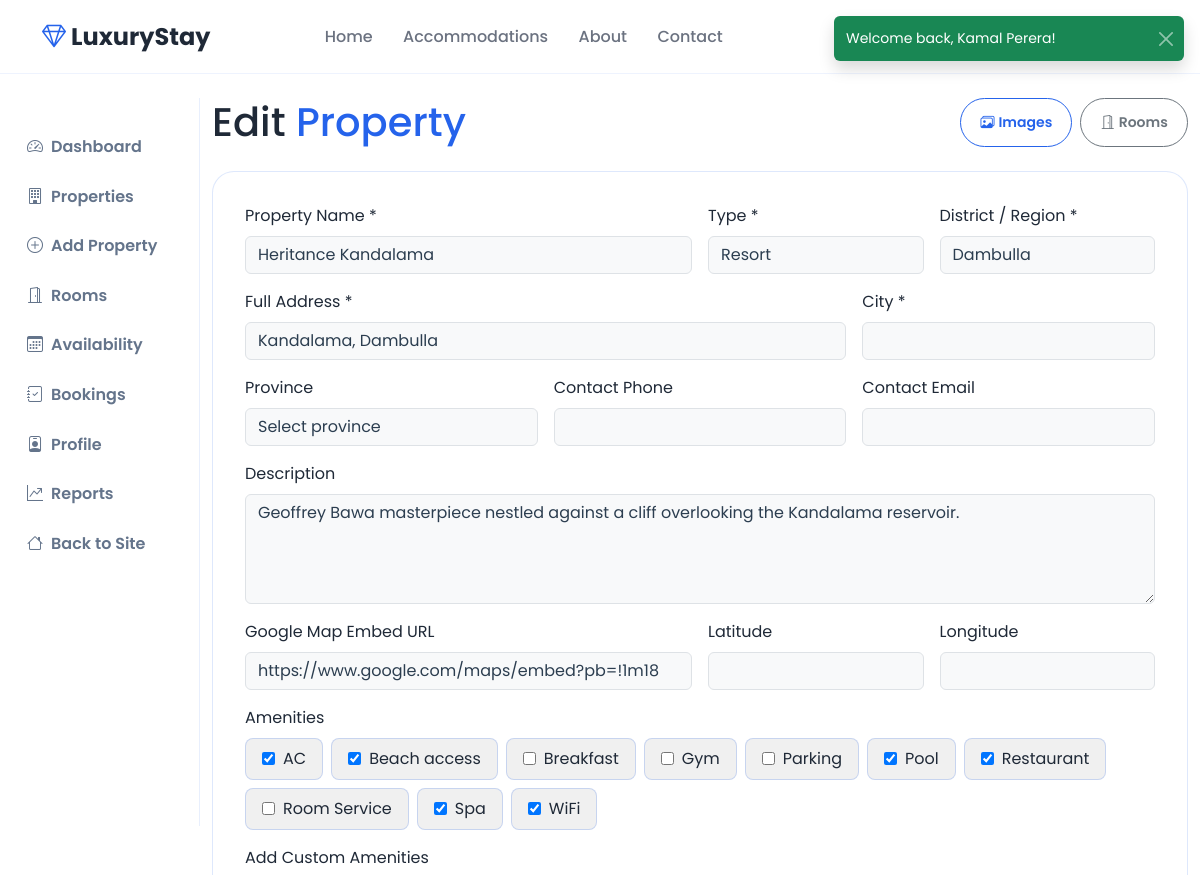
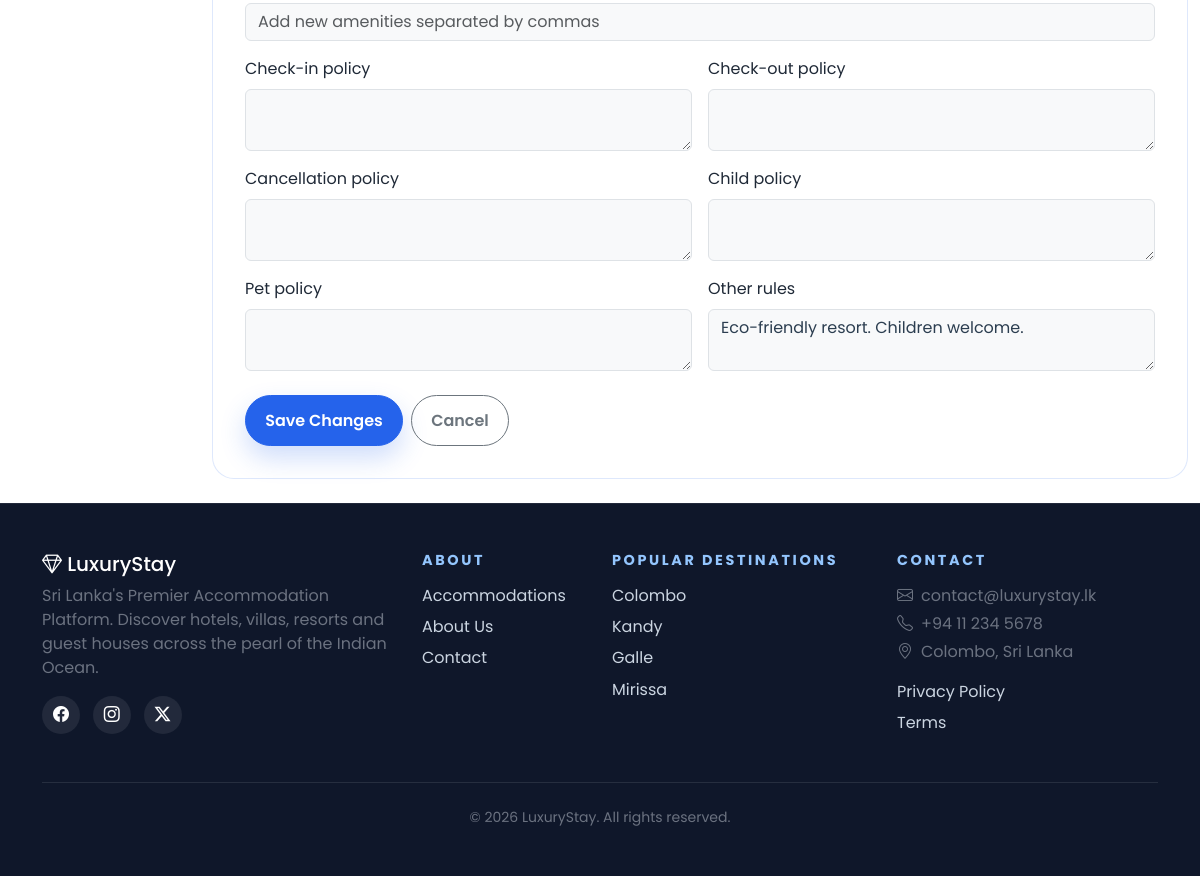
Page /owner/edit-property.php?id=2 (signed in) on the committed database (2 pictures, top to bottom).
### tables this page shows
CREATE TABLE properties (
    id INT AUTO_INCREMENT PRIMARY KEY,
    owner_id INT NOT NULL,
    name VARCHAR(200) NOT NULL,
    description TEXT,
    address VARCHAR(255) NOT NULL,
    city VARCHAR(100) NULL,
    province VARCHAR(100) NULL,
    district VARCHAR(100) NOT NULL,
    property_type ENUM('Hotel','Villa','Resort','Guest House') NOT NULL,
    map_iframe TEXT,
    contact_phone VARCHAR(30) NULL,
    contact_email VARCHAR(150) NULL,
    latitude DECIMAL(10,8) NULL,
    longitude DECIMAL(11,8) NULL,
    policies TEXT,
    featured TINYINT(1) DEFAULT 0,
    status ENUM('pending','approved','rejected') DEFAULT 'pending',
    is_active TINYINT(1) NOT NULL DEFAULT 1,
    deleted_at DATETIME NULL,
    avg_rating DECIMAL(3,2) DEFAULT 0,
    review_count INT DEFAULT 0,
    created_at TIMESTAMP DEFAULT CURRENT_TIMESTAMP,
    updated_at TIMESTAMP DEFAULT CURRENT_TIMESTAMP ON UPDATE CURRENT_TIMESTAMP,
    FOREIGN KEY (owner_id) REFERENCES owners(id) ON DELETE CASCADE
);

CREATE TABLE amenities (
    id INT AUTO_INCREMENT PRIMARY KEY,
    name VARCHAR(80) NOT NULL,
    icon VARCHAR(50) DEFAULT 'bi-check'
);

### includes/functions.php (called while the page is built, shortened)
<?php
function e(?string $str): string
{
    return htmlspecialchars($str ?? '', ENT_QUOTES, 'UTF-8');
}
function ownerPolicyLabels(): array
{
    return [
        'check_in' => 'Check-in policy',
        'check_out' => 'Check-out policy',
        'cancellation' => 'Cancellation policy',
        'child' => 'Child policy',
        'pet' => 'Pet policy',
        'rules' => 'Other rules',
    ];
}
function parsePolicyText(?string $text): array
{
    $fields = array_fill_keys(array_keys(ownerPolicyLabels()), '');
    $labels = ownerPolicyLabels();
    $reverse = [];
    foreach ($labels as $key => $label) {
        $reverse[strtolower($label)] = $key;
    }
    foreach (preg_split('/\r\n|\r|\n/', (string) $text) as $line) {
        $line = trim($line);
        $matched = false;
        if (!$matched) {
            $fields['rules'] = trim($fields['rules'] . "\n" . $line);
        }
    }
    return $fields;
}

### owner/edit-property.php (the view, shortened to what this page needs)
<?php
$db = getDB();
$ownerId = $_SESSION['owner_id'];
$id = (int) ($_GET['id'] ?? 0);
$stmt = $db->prepare("SELECT * FROM properties WHERE id = ? AND owner_id = ? AND deleted_at IS NULL");
$stmt->execute([$id, $ownerId]);
$property = $stmt->fetch();
$amenitiesList = $db->query("SELECT * FROM amenities ORDER BY name")->fetchAll();
$selected = $db->prepare("SELECT amenity_id FROM property_amenities WHERE property_id = ?");
$selected->execute([$id]);
$selectedAmenityIds = array_map('intval', array_column($selected->fetchAll(), 'amenity_id'));
$policyFields = parsePolicyText($property['policies'] ?? '');
$form = [
    'name' => $property['name'] ?? '',
    'description' => $property['description'] ?? '',
    'address' => $property['address'] ?? '',
    'city' => $property['city'] ?? '',
    'province' => $property['province'] ?? '',
    'district' => $property['district'] ?? '',
    'property_type' => $property['property_type'] ?? 'Hotel',
    'map_iframe' => $property['map_iframe'] ?? '',
    'contact_phone' => $property['contact_phone'] ?? '',
    'contact_email' => $property['contact_email'] ?? '',
    'latitude' => $property['latitude'] ?? '',
    'longitude' => $property['longitude'] ?? '',
    'custom_amenities' => '',
];
require_once __DIR__ . '/../includes/header.php';
?>
<div class="container-fluid py-4">
    <div class="row">
        <?php require_once __DIR__ . '/../includes/dashboard-sidebar.php'; ?>
        <div class="col-lg-10">
            <div class="d-flex flex-wrap justify-content-between gap-2 mb-4">
                <h1 class="mb-0">Edit <span class="text-gold">Property</span></h1>
                <div class="d-flex gap-2">
                    <a href="<?= APP_URL ?>/owner/property-images.php?id=<?= $id ?>" class="btn btn-outline-primary btn-sm"><i class="bi bi-images me-1"></i>Images</a>
                    <a href="<?= APP_URL ?>/owner/rooms.php?property_id=<?= $id ?>" class="btn btn-outline-secondary btn-sm"><i class="bi bi-door-open me-1"></i>Rooms</a>
                </div>
            </div>
            <div class="form-dark">
                <form method="POST" data-loading>
                    <div class="row g-3">
                        <div class="col-md-6"><label class="form-label">Property Name *</label><input type="text" name="name" class="form-control" value="<?= e($form['name']) ?>" required maxlength="200"></div>
                        <div class="col-md-3"><label class="form-label">Type *</label><select name="property_type" class="form-select" required><?php foreach (PROPERTY_TYPES as $t): ?><option value="<?= e($t) ?>" <?= $form['property_type'] === $t ? 'selected' : '' ?>><?= e($t) ?></option><?php endforeach; ?></select></div>
                        <div class="col-md-3"><label class="form-label">District / Region *</label><select name="district" class="form-select" required><?php foreach (DISTRICTS as $d): ?><option value="<?= e($d) ?>" <?= $form['district'] === $d ? 'selected' : '' ?>><?= e($d) ?></option><?php endforeach; ?></select></div>
                        <div class="col-md-8"><label class="form-label">Full Address *</label><input type="text" name="address" class="form-control" value="<?= e($form['address']) ?>" required maxlength="255"></div>
                        <div class="col-md-4"><label class="form-label">City *</label><input type="text" name="city" class="form-control" value="<?= e($form['city']) ?>" required maxlength="100"></div>
                        <div class="col-md-4"><label class="form-label">Province</label><select name="province" class="form-select"><option value="">Select province</option></select></div>
                        <div class="col-md-4"><label class="form-label">Contact Phone</label><input type="tel" name="contact_phone" class="form-control" value="<?= e($form['contact_phone']) ?>" maxlength="30"></div>
                        <div class="col-md-4"><label class="form-label">Contact Email</label><input type="email" name="contact_email" class="form-control" value="<?= e($form['contact_email']) ?>" maxlength="150"></div>
                        <div class="col-12"><label class="form-label">Description</label><textarea name="description" class="form-control" rows="4"><?= e($form['description']) ?></textarea></div>
                        <div class="col-md-6"><label class="form-label">Google Map Embed URL</label><input type="url" name="map_iframe" class="form-control" value="<?= e($form['map_iframe']) ?>"></div>
                        <div class="col-md-3"><label class="form-label">Latitude</label><input type="number" name="latitude" class="form-control" value="<?= e((string) $form['latitude']) ?>" min="-90" max="90" step="0.000001"></div>
                        <div class="col-md-3"><label class="form-label">Longitude</label><input type="number" name="longitude" class="form-control" value="<?= e((string) $form['longitude']) ?>" min="-180" max="180" step="0.000001"></div>
                        <div class="col-12">
                            <label class="form-label">Amenities</label>
                            <div class="d-flex flex-wrap gap-2">
                                <?php foreach ($amenitiesList as $a): ?>
                                <label class="amenity-badge"><input type="checkbox" name="amenities[]" value="<?= $a['id'] ?>" <?= in_array((int) $a['id'], $selectedAmenityIds, true) ? 'checked' : '' ?>> <?= e($a['name']) ?></label>
                                <?php endforeach; ?>
                            </div>
                        </div>
                        <div class="col-12"><label class="form-label">Add Custom Amenities</label><input type="text" name="custom_amenities" class="form-control" value="<?= e($form['custom_amenities']) ?>" placeholder="Add new amenities separated by commas"></div>
                        <?php foreach (ownerPolicyLabels() as $key => $label): ?>
                        <div class="col-md-6"><label class="form-label"><?= e($label) ?></label><textarea name="policy_<?= e($key) ?>" class="form-control" rows="2"><?= e($policyFields[$key] ?? '') ?></textarea></div>
                        <?php endforeach; ?>
                    </div>
                    <div class="d-flex gap-2 mt-4">
                        <button type="submit" class="btn btn-gold">Save Changes</button>
                        <a href="<?= APP_URL ?>/owner/properties.php" class="btn btn-outline-secondary">Cancel</a>
                    </div>
                </form>
            </div>
        </div>
    </div>
</div>
<?php require_once __DIR__ . '/../includes/footer.php'; ?>

### assets/css/style.css (style rules this page uses)
:root { --primary: #2563EB; --primary-dark: #1D4ED8; --primary-soft: #EFF6FF; --sky-soft: #E0F2FE; --surface: #F8FAFC; --text: #1F2937; --muted: #6B7280; --border: rgba(37, 99, 235, 0.14); --shadow: 0 18px 45px rgba(15, 23, 42, 0.12); --soft-shadow: 0 14px 34px rgba(15, 23, 42, 0.08); --dark-surface: #F8FAFC; --radius: 22px; }
* { box-sizing: border-box; }
html { scroll-behavior: smooth; }
body { font-family: 'Poppins', sans-serif; background: #ffffff !important; color: var(--text) !important; cursor: default; min-height: 100vh; display: flex; flex-direction: column; }
h1, h2, h3, h4, h5, .luxury-brand, .hero-title, .section-title { font-family: 'Poppins', sans-serif; }
.text-gold { color: var(--primary) !important; }
.btn { border-radius: 999px; padding: 0.8rem 1.2rem; font-weight: 600; transition: transform 0.25s ease, box-shadow 0.25s ease, background 0.25s ease; }
.btn-outline-primary { border-color: var(--primary); color: var(--primary); background: transparent; }
.btn-gold { background: var(--primary); border-color: var(--primary); color: #ffffff; box-shadow: 0 12px 26px rgba(37, 99, 235, 0.22); }
.form-dark { background: white; border: 1px solid rgba(37, 99, 235, 0.15); border-radius: var(--radius); padding: 2rem; }
.form-dark .form-control, .form-dark .form-select { background: #f8f9fa; border: 1px solid #dee2e6; color: #2c3e50; }
.amenity-badge { background: #f0f0f0; border: 1px solid rgba(37, 99, 235, 0.2); padding: 0.5rem 1rem; border-radius: 8px; display: inline-flex; align-items: center; gap: 0.5rem; }
body, body.home-page, body.properties-page, body.property-page, body.admin-page, body.owner-page, body.user-page { background: #ffffff !important; color: var(--text) !important; }

### rows in the picture
properties: name "Heritance Kandalama", address "Kandalama, Dambulla", description "Geoffrey Bawa masterpiece nestled against a cliff overlooking the Kandalama reservoir.", map_iframe "https://www.google.com/maps/embed?pb=!1m18", policies "Eco-friendly resort. Children welcome."
amenities: id "☑", name "AC"
amenities: id "☑", name "Beach access"
amenities: name "Breakfast"
amenities: name "Gym"
amenities: name "Parking"
amenities: id "☑", name "Pool"
amenities: id "☑", name "Restaurant"
amenities: name "Room Service"
amenities: id "☑", name "Spa"
amenities: id "☑", name "WiFi"

### other values in the picture
$flash['message'] "Welcome back, Kamal Perera!"
APP_NAME "LuxuryStay"
$label "Check-in policy"
$label "Check-out policy"
$label "Cancellation policy"
$label "Child policy"
$label "Pet policy"
$label "Other rules"
APP_TAGLINE "Sri Lanka's Premier Accommodation Platform"
form field property_type "Resort"
form field district "Dambulla"
